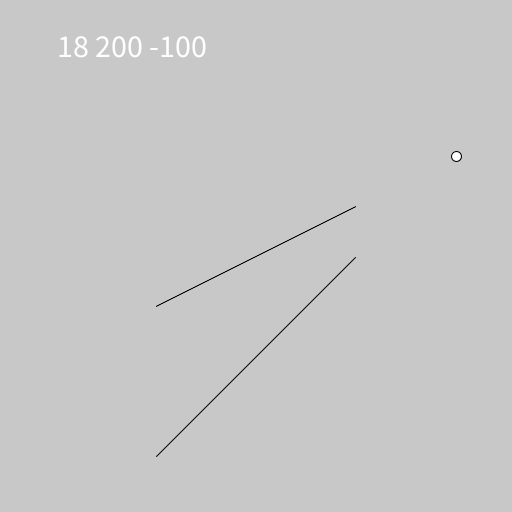
Frame 1 (no input)
Frame 60 (the mouse pressed at the canvas centre just before this capture): identical to frame 1, image omitted
Frame 120 (the mouse held since frame 60 and released just before this capture): identical to frame 1, image omitted

The Processing sketch that drew this single still picture (run headless with seeded random() and noise(); from frame 60 on, the mouse is pressed at the canvas centre):

// Processing sketch: angulo_lineas
// ── angulo_lineas.pde
Linea l1;
Linea l2;

void setup() {
  size(512,512);
  l1 = new Linea(-1,100);
  l2 = new Linea(-0.5, 0.0);
}

void draw() {
  background(200);
  translate(256,256);
  l1.Dibujar();
  l2.Dibujar();
  float theta = Angulo(l1, l2);
  PVector punto = Punto(l1, l2);
  ellipse(punto.x, punto.y, 10,10);
  String msg = str(round(degrees(theta))) + " " + 
               str(round(punto.x))+ 
               " " + 
               str(round(punto.y));
  textSize(32);
  text(msg, -200, -200);
}

PVector Punto(Linea l1, Linea l2){
  float x = (l2.b-l1.b)/(l1.m-l2.m);
  float y = (l1.m*l2.b-l2.m*l1.b)/(l1.m-l2.m);
  PVector  punto = new PVector(x,y);
  return punto;
}

float Angulo(Linea l1, Linea l2) {
  float theta;
  float num = l2.m-l1.m;
  float dem = 1 + l1.m * l2.m;
  theta = atan(num/dem);
  return theta;
}

// ── Linea.pde
class Linea {
  float m; // Pendiente
  float b; // Desplazamiento
  
  Linea() {
    m = 1;
    b = 0;
  }
  
  Linea(float _m, float _b) {
    m = _m;
    b = _b;
  }

  void Dibujar() {
    beginShape();
      for(float x= -100; x <100;x++) {
        float y = m*x+b;
        vertex(x,y);
      }
    endShape();
  }
}
